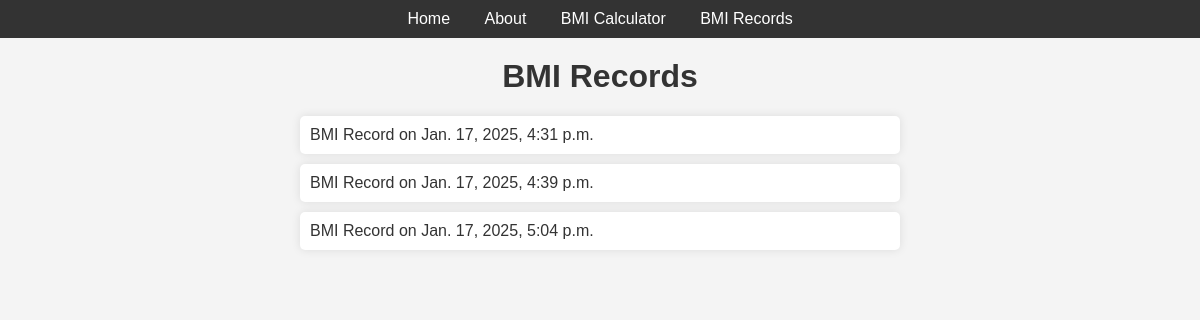
The app's page /bmi_records/, older data.
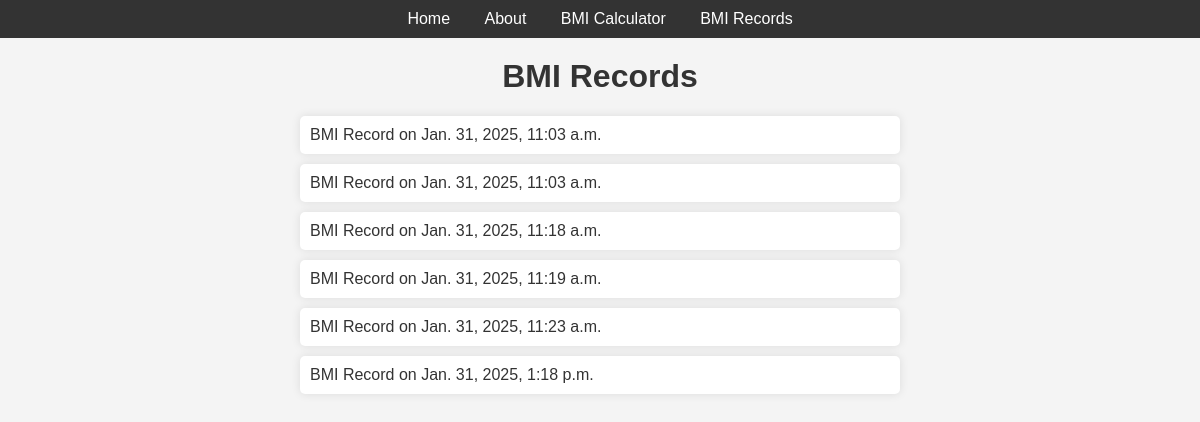
The same page, newer data.
### App/models.py (models this page shows, shortened)
class BMIRecord(models.Model):
    GENDER_CHOICES = [
        ('M', 'Male'),
        ('F', 'Female'),
    ]
    weight = models.FloatField()
    height = models.FloatField()
    age = models.IntegerField(default=30)
    gender = models.CharField(max_length=1, choices=GENDER_CHOICES)
    bmi = models.FloatField()
    bmi_category = models.CharField(max_length=20, blank=True)
    date = models.DateTimeField(auto_now_add=True)

### App/views.py (the view)
# urls.py: path('bmi_records/', BMIRecordListView.as_view(), name='bmi_record_list'),
class BMIRecordListView(ListView):
    model = BMIRecord
    context_object_name = 'bmi_records'
    template_name = 'apps/bmi_record_list.html'

### App/templates/apps/bmi_record_list.html
{% extends 'apps/base.html' %}
{% load static %}
{% block content %}
    <h1>BMI Records</h1>
    <ul>
        {% for record in bmi_records %}
            <li>
                <a href="{% url 'bmi_detail' record.pk %}">BMI Record on {{ record.date }}</a>
            </li>
        {% endfor %}
    </ul>
{% endblock content %}

### App/templates/apps/base.html (shortened to what this page needs)
{% load static %}
<!DOCTYPE html>
<html lang="en">
<head>
    <link rel="stylesheet" href="{% static 'css/base.css' %}">
</head>
<body>
    {% include 'apps/navbar.html' %}
    {% block content %}
    {% endblock content %}
</body>
</html>

### App/templates/apps/navbar.html
<header>
    <a href="{% url 'home' %}">Home</a>
    <a href="{% url 'about' %}">About</a>
    <a href="{% url 'bmi_calculator' %}">BMI Calculator</a>
    <a href="{% url 'bmi_record_list' %}">BMI Records</a>
</header>

### App/static/css/base.css (style rules this page uses)
body { font-family: Arial, sans-serif; background-color: #f4f4f4; margin: 0; padding: 0; }
header { background-color: #333; color: #fff; padding: 10px 0; text-align: center; }
header a { color: #fff; margin: 0 15px; text-decoration: none; }
h1 { color: #333; text-align: center; margin-top: 20px; }
ul { list-style-type: none; padding: 0; max-width: 600px; margin: 0 auto; }
ul li { background-color: #fff; margin: 10px 0; padding: 10px; border-radius: 5px; box-shadow: 0 0 10px rgba(0, 0, 0, 0.1); }
ul li a { text-decoration: none; color: #333; }

Row changes from the older to the newer data that the page shows:
removed BMIRecord: date "Jan. 17, 2025, 4:31 p.m."
removed BMIRecord: date "Jan. 17, 2025, 4:39 p.m."
removed BMIRecord: date "Jan. 17, 2025, 5:04 p.m."
added BMIRecord: date "Jan. 31, 2025, 11:03 a.m."
added BMIRecord: date "Jan. 31, 2025, 11:03 a.m."
added BMIRecord: date "Jan. 31, 2025, 11:18 a.m."
added BMIRecord: date "Jan. 31, 2025, 11:19 a.m."
added BMIRecord: date "Jan. 31, 2025, 11:23 a.m."
added BMIRecord: date "Jan. 31, 2025, 1:18 p.m."
